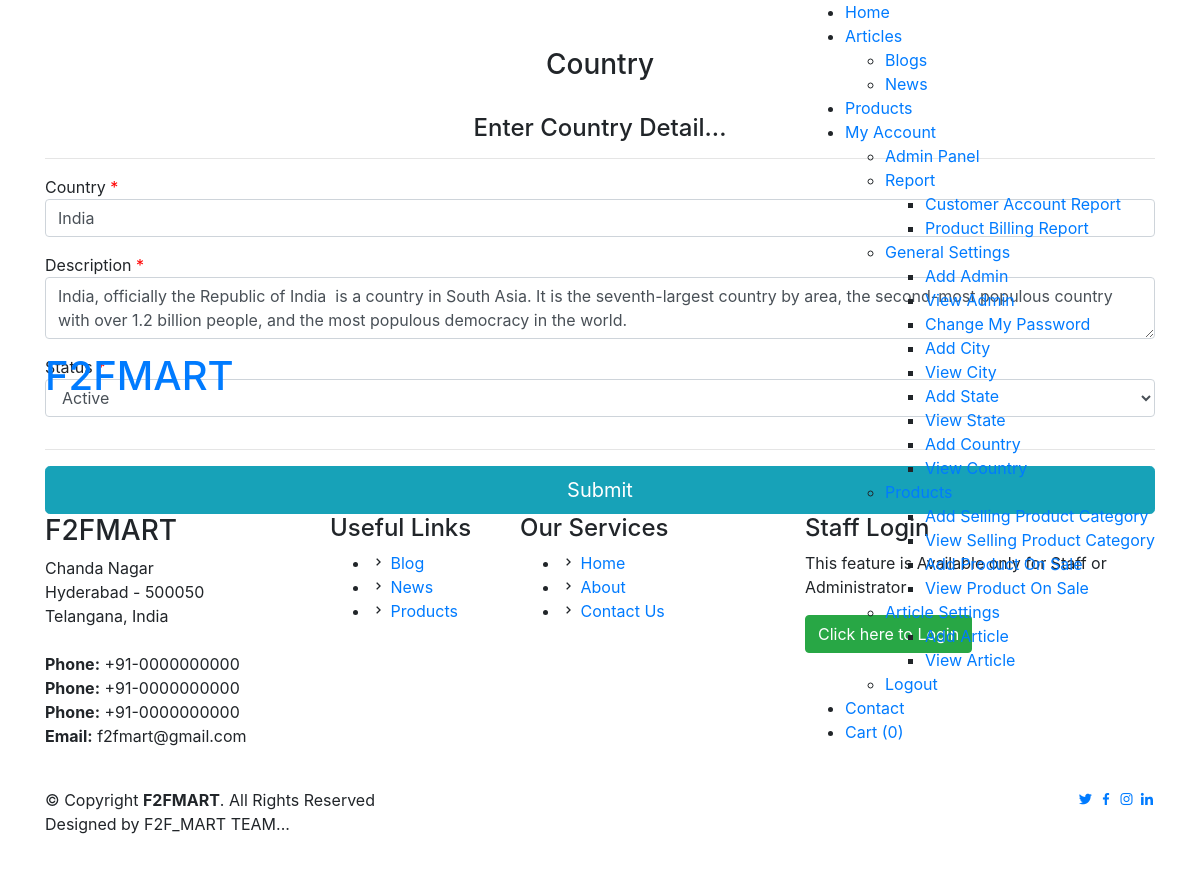
/country.php?editid=1 (signed in), run on the app's committed database.
### tables this page shows
CREATE TABLE `country` (
  `country_id` int(255) NOT NULL,
  `country` varchar(255) NOT NULL,
  `description` text NOT NULL,
  `status` varchar(255) NOT NULL
);

### country.php (the view, shortened to what this page needs)
<?php
include("header.php");
include("dbconnection.php");
if(isset($_GET['editid']))
{
	$sql = "SELECT * FROM country WHERE country_id='$_GET[editid]'";
	$qsql = mysqli_query($con,$sql);
	$rsedit = mysqli_fetch_array($qsql);
}
?>
  <main id="main">
    <section id="cta" class="cta">
      <div class="container">
        <div class="text-center" data-aos="zoom-in">
		<br><br>
          <h3>Country</h3>
        </div>
      </div>
    </section>
    <section id="contact" class="contact">
      <div class="container">
        <div class="row">
          <div class="col-lg-12" data-aos="fade-up" data-aos-delay="100">
            <div class="info mt-4 ">
		<center><h4>Enter Country Detail...</h4></center><hr>
<form method="post" action="" name="frmcountry" onSubmit="return validatecountry()">
<div class="form-row">
	<div class="col-md-12 form-group">
	Country <font color="#FF0000">*</font>
	  <input type="text" name="country" id="country" value="<?php echo $rsedit['country']; ?>" autofocus class="form-control" >
	</div>
	<div class="col-md-12 form-group">
	Description <font color="#FF0000">*</font>
	  <textarea  name="description" id="description" class="form-control" ><?php echo $rsedit['description']; ?></textarea>
	</div>
	<div class="col-md-12 form-group">
	Status <font color="#FF0000">*</font>
	  <select name="status" id="status" class="form-control">
		  <?php
		  $arr= array("Active","Inactive");
		  foreach($arr as $val)
		  {
			  if($rsedit['status'] == $val)
			  {
			  echo "<option value='$val' selected >$val</option>";
			  }
			  else
			  {
			  echo "<option value='$val'>$val</option>";
			  }
		  }
		  ?>
	  </select>
	</div>
</div>
<hr>
<button type="submit" name="submit" id="submit" class="btn btn-info btn-lg btn-block" >Submit</button>
</form>
            </div>
		  </div>
        </div>
      </div>
    </section>
  </main>
<?php
include("footer.php");
?>

### data on the page
country: country "India", description "India, officially the Republic of India is a country in South Asia. It is the seventh-largest country by area, the second-most populous country with over 1.2 billion people, and the most populous democracy in the world.", status "Active"

### other printed values
mysqli_num_rows($qsqlproduct_purchase_record) "0"
